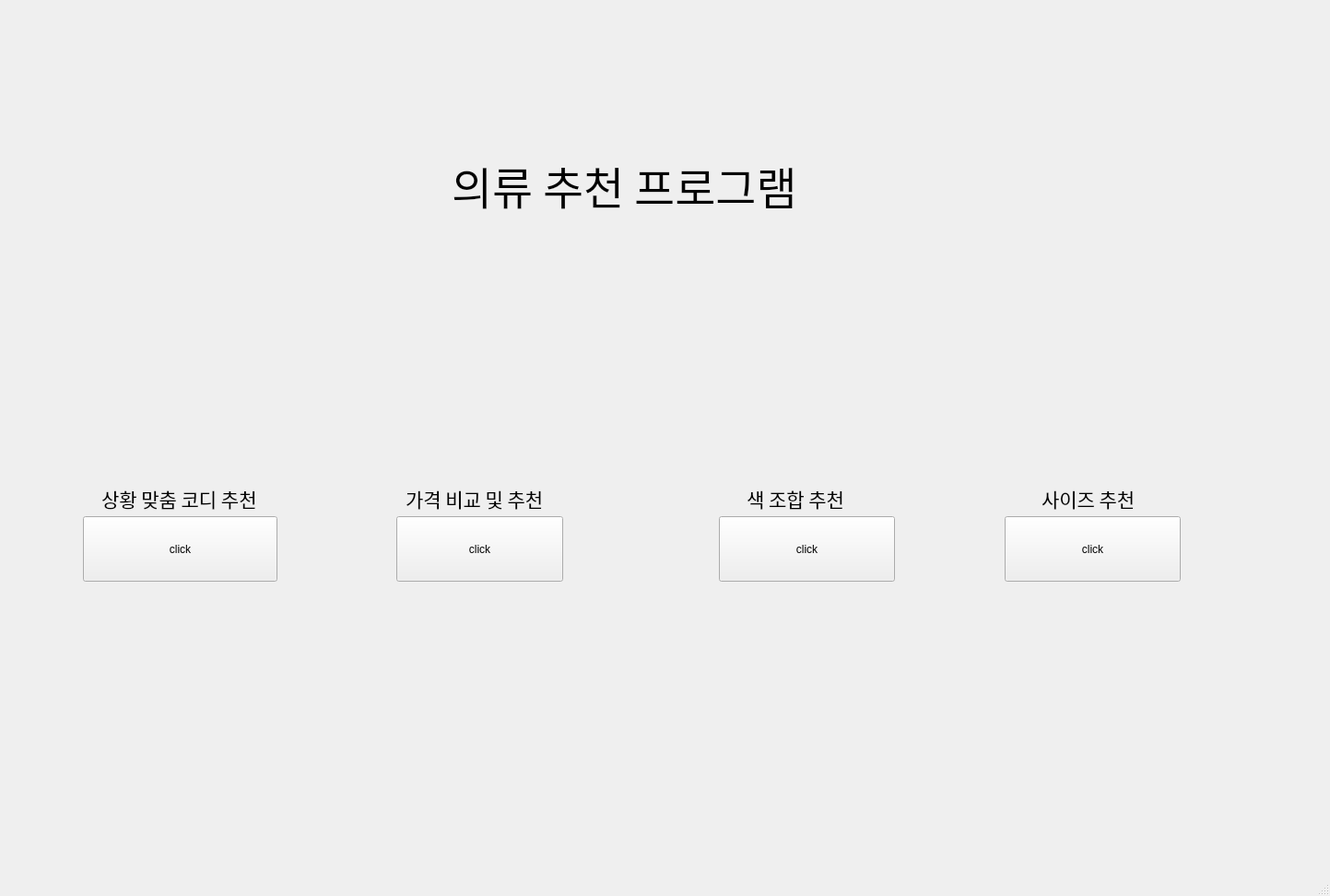
<?xml version="1.0" encoding="UTF-8"?>
<ui version="4.0">
 <class>MainWindow</class>
 <widget class="QMainWindow" name="MainWindow">
  <property name="geometry">
   <rect>
    <x>0</x>
    <y>0</y>
    <width>1443</width>
    <height>972</height>
   </rect>
  </property>
  <property name="windowTitle">
   <string>MainWindow</string>
  </property>
  <widget class="QWidget" name="centralwidget">
   <widget class="QLabel" name="label">
    <property name="geometry">
     <rect>
      <x>110</x>
      <y>520</y>
      <width>201</width>
      <height>41</height>
     </rect>
    </property>
    <property name="font">
     <font>
      <family>Agency FB</family>
      <pointsize>16</pointsize>
     </font>
    </property>
    <property name="text">
     <string>상황 맞춤 코디 추천</string>
    </property>
   </widget>
   <widget class="QPushButton" name="pushButton_situation">
    <property name="geometry">
     <rect>
     <x>90</x>
      <y>560</y>
      <width>211</width>
      <height>71</height>
     </rect>
    </property>
    <property name="text">
     <string>click</string>
    </property>
   </widget>
   <widget class="QPushButton" name="pushButton_price">
    <property name="geometry">
     <rect>
      <x>430</x>
      <y>560</y>
      <width>181</width>
      <height>71</height>
     </rect>
    </property>
    <property name="text">
     <string>click</string>
    </property>
   </widget>
   <widget class="QPushButton" name="pushButton_color">
    <property name="geometry">
     <rect>
      <x>780</x>
      <y>560</y>
      <width>191</width>
      <height>71</height>
     </rect>
    </property>
    <property name="text">
     <string>click</string>
    </property>
   </widget>
   <widget class="QLabel" name="label_2">
    <property name="geometry">
     <rect>
      <x>440</x>
      <y>520</y>
      <width>161</width>
      <height>41</height>
     </rect>
    </property>
    <property name="font">
     <font>
      <family>Agency FB</family>
      <pointsize>16</pointsize>
     </font>
    </property>
    <property name="text">
     <string>가격 비교 및 추천</string>
    </property>
   </widget>
   <widget class="QLabel" name="label_3">
    <property name="geometry">
     <rect>
      <x>810</x>
      <y>520</y>
      <width>121</width>
      <height>41</height>
     </rect>
	</property>
    <property name="font">
     <font>
      <family>Agency FB</family>
      <pointsize>16</pointsize>
     </font>
    </property>
    <property name="text">
     <string>색 조합 추천</string>
    </property>
   </widget>
   <widget class="QLabel" name="label_4">
    <property name="geometry">
     <rect>
      <x>490</x>
      <y>90</y>
      <width>441</width>
      <height>221</height>
     </rect>
    </property>
    <property name="font">
     <font>
      <family>맑은 고딕</family>
      <pointsize>36</pointsize>
     </font>
    </property>
    <property name="text">
     <string>의류 추천 프로그램</string>
    </property>
   </widget>
   <widget class="QLabel" name="label_5">
    <property name="geometry">
     <rect>
      <x>1130</x>
      <y>520</y>
      <width>111</width>
      <height>41</height>
     </rect>
    </property>
    <property name="font">
     <font>
      <family>Agency FB</family>
      <pointsize>16</pointsize>
     </font>
    </property>
    <property name="text">
     <string>사이즈 추천</string>
    </property>
   </widget>
   <widget class="QPushButton" name="pushButton_size">
    <property name="geometry">
     <rect>
      <x>1090</x>
      <y>560</y>
      <width>191</width>
      <height>71</height>
     </rect>
    </property>
    <property name="text">
     <string>click</string>
    </property>
   </widget>
  </widget>
  <widget class="QMenuBar" name="menubar">
   <property name="geometry">
    <rect>	
     <x>0</x>
     <y>0</y>
     <width>1443</width>
     <height>21</height>
    </rect>
   </property>
  </widget>
  <widget class="QStatusBar" name="statusbar"/>
 </widget>
 <resources/>
 <connections/>
</ui>			
